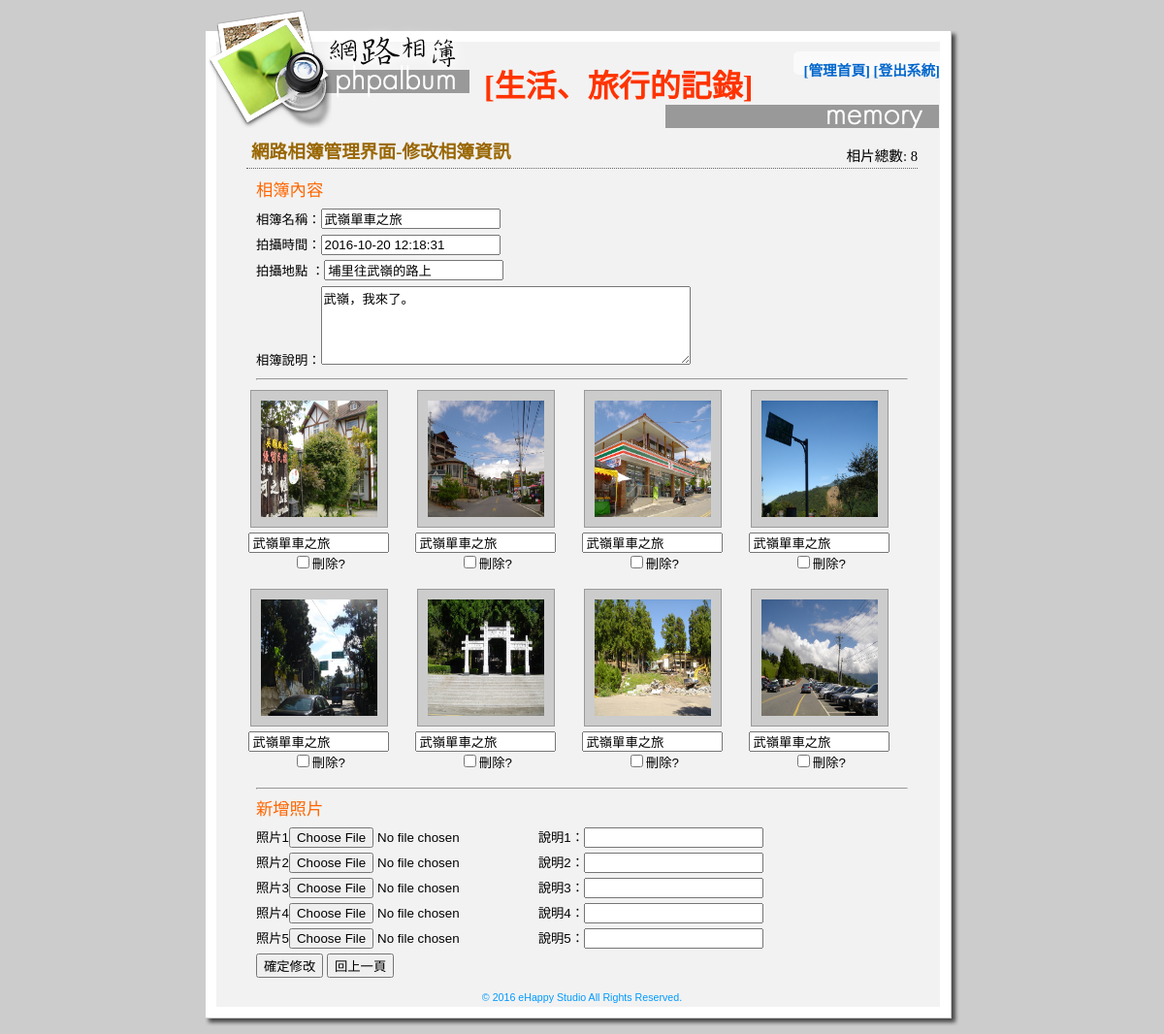
Page /adminfix.php?id=7 (signed in) on the committed database.
### tables this page shows
CREATE TABLE `album` (
  `album_id` int(11) UNSIGNED NOT NULL,
  `album_date` datetime DEFAULT NULL,
  `album_location` varchar(255) DEFAULT NULL,
  `album_title` varchar(255) DEFAULT NULL,
  `album_desc` text
);

CREATE TABLE `albumphoto` (
  `ap_id` int(11) UNSIGNED NOT NULL,
  `album_id` int(11) UNSIGNED DEFAULT NULL,
  `ap_subject` varchar(255) DEFAULT NULL,
  `ap_date` datetime DEFAULT NULL,
  `ap_picurl` varchar(100) DEFAULT NULL,
  `ap_hits` int(11) UNSIGNED NOT NULL DEFAULT '0'
);

### adminfix.php (the view, shortened to what this page needs)
<?php
function GetSQLValueString($theValue, $theType) {
  switch ($theType) {
    case "int":
      $theValue = ($theValue != "") ? filter_var($theValue, FILTER_SANITIZE_NUMBER_INT) : "";
      break;
  }
  return $theValue;
}
require_once("connMysql.php");
$sid = 0;
if(isset($_GET["id"])&&($_GET["id"]!="")){
	$sid = GetSQLValueString($_GET["id"],"int");
}
$query_RecAlbum = "SELECT * FROM album WHERE album_id={$sid}";
$query_RecPhoto = "SELECT * FROM albumphoto WHERE album_id={$sid} ORDER BY ap_date DESC";
$RecAlbum = $db_link->query($query_RecAlbum);
$RecPhoto = $db_link->query($query_RecPhoto);
$total_records = $RecPhoto->num_rows;
$row_RecAlbum=$RecAlbum->fetch_assoc();
?>
<html>
<head>
<link href="style.css" rel="stylesheet" type="text/css" />
</head>
<body bgcolor="#cccccc">
<table width="778" border="0" align="center" cellpadding="0" cellspacing="0">
  <tr>
    <td height="124" valign="top" background="images/album_r1_c1.jpg"><div class="titleDiv"> [生活、旅行的記錄]<br />
      </div>
      <div class="menulink"><a href="admin.php">[管理首頁]</a> <a href="?logout=true">[登出系統]</a></div></td>
  </tr>
  <tr>
    <td background="images/album_r2_c1.jpg"><div id="mainRegion">
        <table width="90%" border="0" align="center" cellpadding="4" cellspacing="0">
          <tr>
            <td><div class="subjectDiv"> 網路相簿管理界面-修改相簿資訊</div>
              <div class="actionDiv">相片總數: <?php echo $total_records;?></div>
              <form action="" method="post" enctype="multipart/form-data" name="form1" id="form1">
                <div class="normalDiv">
                  <p class="heading">相簿內容</p>
                  <p>相簿名稱：<input name="album_title" type="text" id="album_title" value="<?php echo $row_RecAlbum["album_title"];?>" />
                  <input name="album_id" type="hidden" id="album_id" value="<?php echo $row_RecAlbum["album_id"];?>" /></p>
                  <p>拍攝時間：<input name="album_date" type="text" id="album_date" value="<?php echo $row_RecAlbum["album_date"];?>" /></p>
                  <p>拍攝地點 ：<input name="album_location" type="text" id="album_location" value="<?php echo $row_RecAlbum["album_location"];?>" /></p>
                  <p>相簿說明：<textarea name="album_desc" id="album_desc" cols="45" rows="5"><?php echo $row_RecAlbum["album_desc"];?></textarea></p>
                  <hr />
                </div>
                <?php
			   $checkid=0;
			   while($row_RecPhoto=$RecPhoto->fetch_assoc()){
			   ?>
                <div class="albumDiv">
                  <div class="picDiv"><img src="photos/<?php echo $row_RecPhoto["ap_picurl"];?>" alt="<?php echo $row_RecPhoto["ap_subject"];?>" width="120" height="120" border="0" /></div>
                  <div class="albuminfo">
                    <p>
                      <input name="update_subject[]" type="text" id="update_subject[]" value="<?php echo $row_RecPhoto["ap_subject"];?>" size="15" />
                      <br />
                      <input name="delcheck[]" type="checkbox" id="delcheck[]" value="<?php echo $checkid;$checkid++?>" />刪除?</p>
                  </div>
                </div>
                <?php }?>
                <div class="normalDiv">
                  <hr />
                  <p class="heading">新增照片</p>
                  <p>照片1<input type="file" name="ap_picurl[]" id="ap_picurl[]" />
                  說明1：<input type="text" name="ap_subject[]" id="ap_subject[]" /></p>
                  <p>照片2<input type="file" name="ap_picurl[]" id="ap_picurl[]" />
                  說明2：<input type="text" name="ap_subject[]" id="ap_subject[]" /></p>
                  <p>照片3<input type="file" name="ap_picurl[]" id="ap_picurl[]" />
                  說明3：<input type="text" name="ap_subject[]" id="ap_subject[]" /></p>
                  <p>照片4<input type="file" name="ap_picurl[]" id="ap_picurl[]" />
                  說明4：<input type="text" name="ap_subject[]" id="ap_subject[]" /></p>
                  <p>照片5<input type="file" name="ap_picurl[]" id="ap_picurl[]" />
                  說明5：<input type="text" name="ap_subject[]" id="ap_subject[]" /></p>
                  <p>
                    <input type="submit" name="button" id="button" value="確定修改" />
                    <input type="button" name="button2" id="button2" value="回上一頁" onClick="window.history.back();" />
                  </p>
                </div>
              </form></td>
          </tr>
        </table>
      </div></td>
  </tr>
  <tr>
    <td align="center" background="images/album_r2_c1.jpg" class="trademark">© 2016 eHappy Studio All Rights Reserved.</td>
  </tr>
  <tr>
    <td><img name="album_r4_c1" src="images/album_r4_c1.jpg" width="778" height="24" border="0" id="album_r4_c1" alt="" /></td>
  </tr>
</table>
</body>
</html>

### style.css (style rules this page uses)
#mainRegion p { font-family: Verdana, Arial, Helvetica, sans-serif; font-size: 10pt; line-height: 20px; margin-top: 0px; margin-bottom: 5px; }
#mainRegion form { margin: 0px; }
#mainRegion .heading { font-family: "微軟正黑體"; font-size: 13pt; color: #FF6600; line-height: 150%; font-weight: normal; }
#mainRegion .actionDiv { float: right; margin-top: -30px; font-size: 11pt; font-family: "微軟正黑體"; }
.titleDiv { padding-left: 288px; padding-top: 55px; font-family: "微軟正黑體"; font-size: 24pt; font-weight: bolder; color: #FF3300; }
.menulink { float: right; margin-top: -48px; margin-right: 20px; font-family: "微軟正黑體"; font-size: 11pt; font-weight: bold; }
a { text-decoration: none; }
a:link { color: #0066CC; }
.trademark { font-family: Verdana, Arial, Helvetica, sans-serif; font-size: 8pt; color: #0099FF; }
#mainRegion .picDiv { padding: 10px; background-color: #CCCCCC; height: 120px; width: 120px; border: 1px solid #999999; margin-right: auto; margin-left: auto; margin-bottom: 5px; }
#mainRegion .albumDiv { float: left; height: 200px; width: 150px; text-align: center; margin-right: 22px; margin-bottom: 5px; }
#mainRegion .albumDiv .albuminfo { font-family: "微軟正黑體"; font-size: 11pt; }
#mainRegion .normalDiv { clear: both; margin: 10px; }
#mainRegion .subjectDiv { font-family: "微軟正黑體"; font-size: 14pt; font-weight: bold; color: #996600; padding: 5px; clear: both; border-bottom-width: 1px; border-bottom-style: dotted; border-bottom-color: #666666; margin-bottom: 5px; }

### rows in the picture
album: album_title "武嶺單車之旅", album_date "2016-10-20 12:18:31", album_location "埔里往武嶺的路上", album_desc "武嶺，我來了。"
albumphoto: ap_picurl (picture), ap_subject "武嶺單車之旅"
albumphoto: ap_picurl (picture), ap_subject "武嶺單車之旅"
albumphoto: ap_picurl (picture), ap_subject "武嶺單車之旅"
albumphoto: ap_picurl (picture), ap_subject "武嶺單車之旅"
albumphoto: ap_picurl (picture), ap_subject "武嶺單車之旅"
albumphoto: ap_picurl (picture), ap_subject "武嶺單車之旅"
albumphoto: ap_picurl (picture), ap_subject "武嶺單車之旅"
albumphoto: ap_picurl (picture), ap_subject "武嶺單車之旅"

### other values in the picture
$total_records "8"
